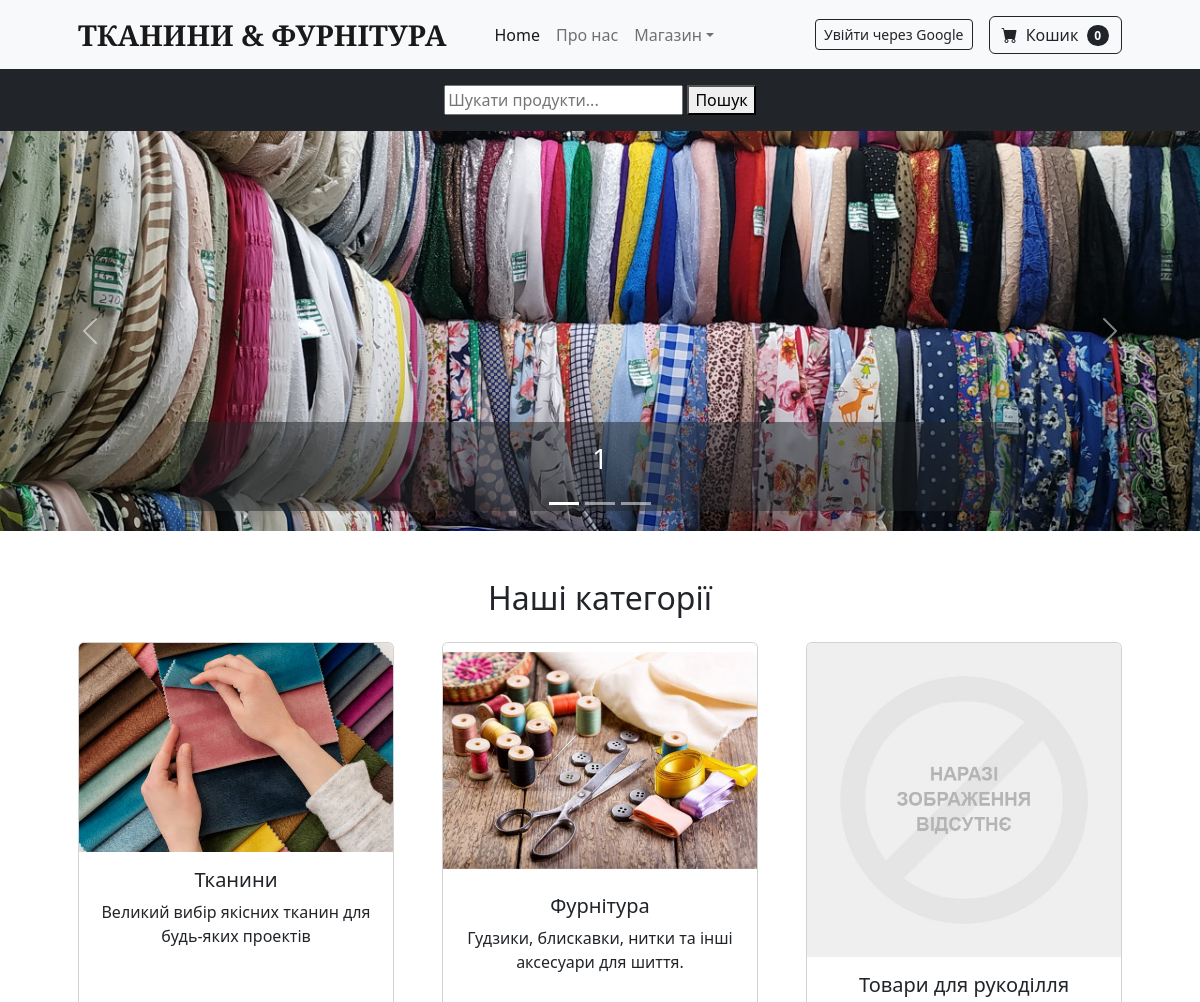
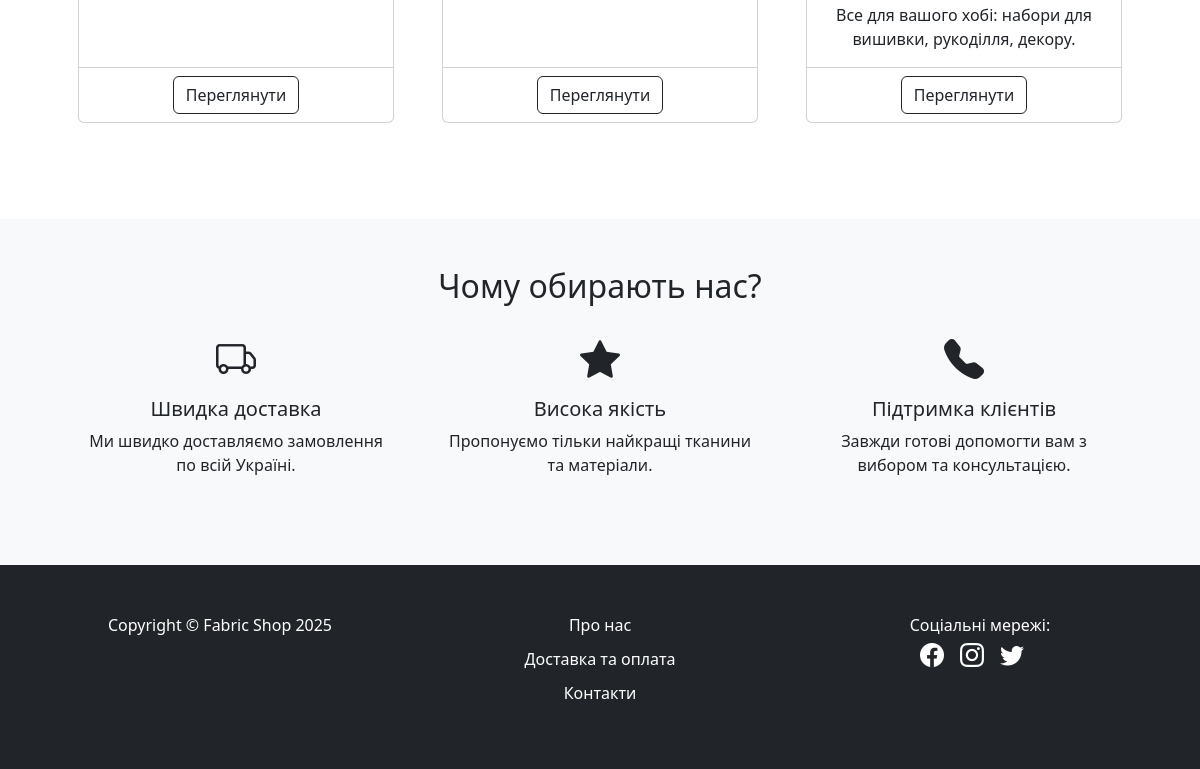
The page / on the database its author committed (2 pictures, top to bottom).
### shop/models.py (models this page shows, shortened)
class SliderImage(models.Model):
    title = models.CharField(max_length=100, blank=True)
    image = models.ImageField(upload_to='slider_images/')
    order = models.PositiveIntegerField(default=0)

class Category(models.Model):
    name = models.CharField(max_length=100, verbose_name="Назва категорії")
    description = models.TextField(blank=True, verbose_name="Опис категорії")
    image = models.ImageField(upload_to='categories/', blank=True, null=True, verbose_name="Картинка категорії")
    slug = models.SlugField(max_length=100, unique=True, verbose_name="URL (slug)")
    class Meta:
        verbose_name = "Категорія"
        verbose_name_plural = "Категорії"

### shop/views.py (the view)
# urls.py: 2. Add a URL to urlpatterns:  path('', views.home, name='home')
def home(request):
    slides = SliderImage.objects.order_by('order')
    categories = Category.objects.all()
    context = {
        'slides': slides,
        'active_page': 'home',
        'categories': categories,
        'MEDIA_URL': settings.MEDIA_URL,
    }
    return render(request, 'shop/home.html', context)

### cart/cart.py (called while the page is built)
    def __len__(self):
        return sum(item['quantity'] for item in self.cart.values())

### cart/context_processors.py (called while the page is built)
def cart_quantity(request):
    cart = Cart(request)
    return {'cart_total_items': len(cart)}

### shop/context_processors.py (called while the page is built)
def categories_with_subcategories(request):
    categories = Category.objects.prefetch_related('subcategories').all()
    return {'nav_categories': categories}

### templates/shop/home.html (shortened to what this page needs)
{% extends "base.html" %}
{% load static %}
{% block slider %}
<div id="myCarousel" class="carousel slide" data-bs-ride="carousel">
  <ol class="carousel-indicators">
    {% for slide in slides %}
      <li data-bs-target="#myCarousel" data-bs-slide-to="{{ forloop.counter0 }}" {% if forloop.first %}class="active"{% endif %}></li>
    {% endfor %}
  </ol>
  <div class="carousel-inner">
    {% for slide in slides %}
      <div class="carousel-item {% if forloop.first %}active{% endif %}">
        {% if slide.image %}
          <img src="{{ slide.image.url }}" alt="{{ slide.title }}" class="d-block w-100" style="max-height: 400px; object-fit: cover;">
        {% else %}
          <img src="{% static 'img/no-image.png' %}" alt="Без зображення" class="d-block w-100" style="max-height: 400px; object-fit: cover;">
        {% endif %}
        <div class="carousel-caption d-none d-md-block bg-dark bg-opacity-50 rounded">
          <h3>{{ slide.title }}</h3>
        </div>
      </div>
    {% endfor %}
  </div>
  <button class="carousel-control-prev" type="button" data-bs-target="#myCarousel" data-bs-slide="prev">
    <span class="carousel-control-prev-icon" aria-hidden="true"></span>
  </button>
  <button class="carousel-control-next" type="button" data-bs-target="#myCarousel" data-bs-slide="next">
    <span class="carousel-control-next-icon" aria-hidden="true"></span>
  </button>
</div>
{% endblock %}
{% block content %}
<section class="py-5">
  <div class="container px-4 px-lg-5">
    <h2 class="text-center mb-4">Наші категорії</h2>
    <div class="row gx-4 gx-lg-5">
    {% for category in categories %}
    <div class="col-md-4 mb-5">
      <div class="card h-100 text-center">
        {% if category.image %}
          <img class="card-img-top" src="{{ category.image.url }}" alt="{{ category.name }}">
        {% else %}
          <img class="card-img-top" src="{% static 'img/no-image.png' %}" alt="Без зображення">
        {% endif %}
        <div class="card-body">
            <h5 class="card-title">{{ category.name }}</h5>
            <p class="card-text">{{ category.description }}</p>
        </div>
        <div class="card-footer bg-transparent">
            <a class="btn btn-outline-dark" href="{% url 'shop:category_detail' category.slug %}">Переглянути</a>
        </div>
      </div>
    </div>
    {% endfor %}
    </div>
  </div>
</section>
<section class="py-5 bg-light">
  <div class="container px-4 px-lg-5">
    <div class="text-center">
      <h2 class="mb-4">Чому обирають нас?</h2>
    </div>
    <div class="row gx-4 gx-lg-5">
      <div class="col-md-4 text-center mb-4">
        <div class="mb-2"><i class="bi bi-truck fs-1"></i></div>
        <h5>Швидка доставка</h5>
        <p>Ми швидко доставляємо замовлення по всій Україні.</p>
      </div>
      <div class="col-md-4 text-center mb-4">
        <div class="mb-2"><i class="bi bi-star-fill fs-1"></i></div>
        <h5>Висока якість</h5>
        <p>Пропонуємо тільки найкращі тканини та матеріали.</p>
      </div>
      <div class="col-md-4 text-center mb-4">
        <div class="mb-2"><i class="bi bi-telephone-fill fs-1"></i></div>
        <h5>Підтримка клієнтів</h5>
        <p>Завжди готові допомогти вам з вибором та консультацією.</p>
      </div>
    </div>
  </div>
</section>
{% endblock %}

### templates/base.html (shortened to what this page needs)
<!DOCTYPE html>
<html lang="uk">
{% load static %}
<head>
    <link href="https://cdn.jsdelivr.net/npm/bootstrap-icons@1.5.0/font/bootstrap-icons.css" rel="stylesheet" />
    <link href="{% static 'shop/css/styles.css' %}" rel="stylesheet" />
    <link rel="stylesheet" href="https://cdn.jsdelivr.net/npm/bootstrap-icons@1.10.5/font/bootstrap-icons.css">
</head>
<body>
    {% include "include/header.html" %}
    {% block slider %}
    {% endblock %}
    {% block content %}
    {% endblock %}
    {% include "include/footer.html" %}
</body>
</html>

### templates/include/header.html (shortened to what this page needs)
{% load socialaccount %}
<nav class="navbar navbar-expand-lg navbar-light bg-light">
    <div class="container px-4 px-lg-5">
        <a class="navbar-brand fw-bold text-uppercase ms-auto" href="{% url 'shop:home' %}" style="font-size: 1.8rem; font-family: 'Playfair Display', serif;">Тканини &amp; Фурнітура</a>
        <div class="collapse navbar-collapse" id="navbarSupportedContent">
            <ul class="navbar-nav me-auto mb-2 mb-lg-0 ms-lg-4">
                <li class="nav-item"><a class="nav-link active" aria-current="page" href="{% url 'shop:home' %}">Home</a></li>
                <li class="nav-item"><a class="nav-link" href="{% url 'info:about' %}">Про нас</a></li>
                <li class="nav-item dropdown">
                    <a class="nav-link dropdown-toggle" id="navbarDropdown" href="#" role="button" data-bs-toggle="dropdown"
                        aria-expanded="false">Магазин</a>
                </li>
            </ul>
            <div class="d-flex align-items-center me-3">
                {% if user.is_authenticated %}
                    <span class="me-2">Привіт, {{ user.first_name }}!</span>
                    <a class="btn btn-outline-dark btn-sm" href="{% url 'account_logout' %}">Вийти</a>
                {% else %}
                    <a class="btn btn-outline-dark btn-sm" href="{% provider_login_url 'google' %}">Увійти через Google</a>
                {% endif %}
            </div>
            <form class="d-flex" action="{% url 'cart:cart_detail' %}" method="get">
                <button class="btn btn-outline-dark" type="submit">
                    <i class="bi-cart-fill me-1"></i>
                    Кошик
                    <span class="badge bg-dark text-white ms-1 rounded-pill">{{ cart_total_items }}</span>
                </button>
            </form>
        </div>
    </div>
</nav>
<header class="bg-dark py-2">
    <div class="container px-4 px-lg-5 my-2">
        <div class="d-flex justify-content-center">
            <form method="get" action="{% url 'shop:search' %}">
                <input type="text" name="q" placeholder="Шукати продукти..." value="{{ query }}" required>
                <button type="submit">Пошук</button>
            </form>
        </div>
    </div>
</header>

### templates/include/footer.html (shortened to what this page needs)
<footer class="py-5 bg-dark mt-auto">
    <div class="container">
        <div class="row">
            <div class="col-md-4">
                <p class="m-0 text-center text-white">Copyright &copy; Fabric Shop 2025</p>
            </div>
            <div class="col-md-4">
                <ul class="list-unstyled text-center footer-links">
                    <li><a href="{% url 'info:about' %}" class="text-white">Про нас</a></li>
                    <li><a href="#" class="text-white">Доставка та оплата</a></li>
                    <li><a href="{% url 'info:about' %}#contacts" class="text-white">Контакти</a></li>
                </ul>
            </div>
            <div class="col-md-4">
                <p class="m-0 text-center text-white">Соціальні мережі:</p>
                <div class="d-flex justify-content-center social-icons">
                    <a href="#" class="text-white me-3"><i class="bi bi-facebook"></i></a>
                    <a href="#" class="text-white me-3"><i class="bi bi-instagram"></i></a>
                    <a href="#" class="text-white me-3"><i class="bi bi-twitter"></i></a>
                </div>
            </div>
        </div>
    </div>
</footer>

### templates/include/footer.html (style rules this page uses)
footer { background-color: #343a40; color: #fff; padding: 20px 0; }
footer .footer-links li { margin-bottom: 10px; }
footer .footer-links a { text-decoration: none; color: #fff; font-weight: 500; }
footer .social-icons a { font-size: 1.5rem; transition: transform 0.3s ease-in-out; }

### rows shown on the page
SliderImage: image (picture), title "1"
Category: image (picture), name "Тканини", description "Великий вибір якісних тканин для будь-яких проектів"
Category: image (picture), name "Фурнітура", description "Гудзики, блискавки, нитки та інші аксесуари для шиття."
Category: name "Товари для рукоділля", description "Все для вашого хобі: набори для вишивки, рукоділля, декору."

### other values the page prints
{{ cart_total_items }} "0"
